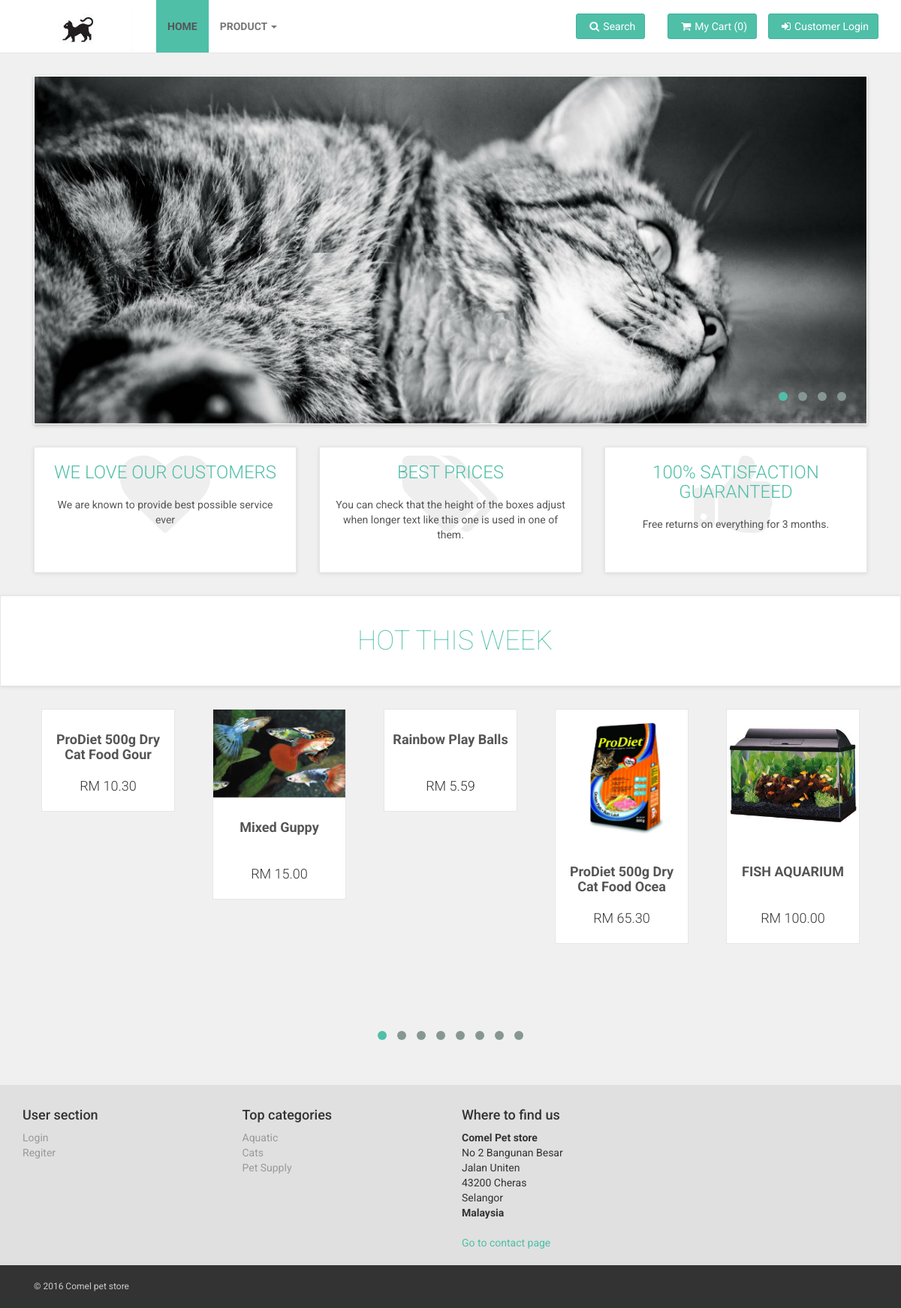
The page / on the database its author committed.
### tables this page shows
CREATE TABLE IF NOT EXISTS `PRODUCT` (
  `uuid` varchar(100) NOT NULL,
  `brand` varchar(30) NOT NULL,
  `type` varchar(30) NOT NULL,
  `info` varchar(255) NOT NULL,
  `price` decimal(13,2) NOT NULL,
  `image_id` varchar(80) NOT NULL,
  `stock` varchar(10) NOT NULL,
  PRIMARY KEY (`uuid`)
);

### main/main.php (the view, shortened to what this page needs)
<?php
function contentSlider(){
  $qr = mysql_query("SELECT * FROM PRODUCT");
  if(!$qr){
    die (mysql_error());
  }else {
    while ($result = mysql_fetch_array($qr)){
      echo '<div class="item">
          <div class="product">
              <div class="flip-container">
                  <div class="flipper">
                      <div class="front">
                          <a href="#">
                              <img src="gambar/'.$result['image_id'].'" alt="" class="img-responsive">
                          </a>
                      </div>
                      <div class="back">
                          <a href="#">
                              <img src="gambar/'.$result['image_id'].'" alt="" class="img-responsive">
                          </a>
                      </div>
                  </div>
              </div>
              <a href="productDetails?id='.$result['uuid'].'" class="invisible">
                  <img src="gambar/'.$result['image_id'].'" alt="" class="img-responsive">
              </a>
              <div class="text">
                  <h3><a href="productDetails.php?id='.$result['uuid'].'">'.$result['brand'].'</a></h3>
                  <p class="price">RM '.$result['price'].'</p>
              </div>
          </div>
      </div>';
    }
  }
}
function footer(){
  echo '<div id="footer" data-animate="fadeInUp">
      <div class="container">
          <div class="row">
              <div class="col-md-3 col-sm-6">
                  <h4>User section</h4>
                  <ul>
                      <li><a href="customerLogin.php">Login</a>
                      </li>
                      <li><a href="customerLogin.php">Regiter</a>
                      </li>
                  </ul>
                  <hr class="hidden-md hidden-lg hidden-sm">
              </div>
              <div class="col-md-3 col-sm-6">
                  <h4>Top categories</h4>
                  <ul>
                      <li><a href="aqua.php">Aquatic</a>
                      </li>
                      <li><a href="cat.php">Cats</a>
                      </li>
                      <li><a href="supply.php">Pet Supply</a>
                      </li>
                  </ul>
                  <hr class="hidden-md hidden-lg">
              </div>
              <div class="col-md-3 col-sm-6">
                  <h4>Where to find us</h4>
                  <p><strong>Comel Pet store</strong>
                      <br>No 2 Bangunan Besar
                      <br>Jalan Uniten
                      <br>43200 Cheras
                      <br>Selangor
                      <br>
                      <strong>Malaysia</strong>
                  </p>
                  <a href="contact.html">Go to contact page</a>
                  <hr class="hidden-md hidden-lg">
              </div>
              <div class="col-md-3 col-sm-6">
              </div>
          </div>
      </div>
  </div>
  <!-- *** COPYRIGHT ***
_________________________________________________________ -->
  <div id="copyright">
      <div class="container">
          <div class="col-md-6">
              <p class="pull-left">© 2016 Comel pet store</p>
          </div>
      </div>
  </div>';
}
function navbar(){
  echo '<div class="navbar navbar-default yamm" role="navigation" id="navbar">
      <div class="container">
          <div class="navbar-header">
              <a class="navbar-brand home" href="index.php" data-animate-hover="bounce">
                  <img src="img/test.jpg" alt="Obaju logo" class="hidden-xs">
              </a>
          </div>
          <div class="navbar-collapse collapse" id="navigation">
              <ul class="nav navbar-nav navbar-left">
                  <li class="active"><a href="index.php">Home</a>
                  </li>
                  <li class="dropdown yamm-fw">
                      <a href="#" class="dropdown-toggle" data-toggle="dropdown" data-hover="dropdown" data-delay="200">Product <b class="caret"></b></a>
                  </li>
              </ul>
          </div>
            <div class="navbar-buttons">
              ';
              echo checkLogin($_SESSION['username']);
              echo '<div class="navbar-collapse collapse right" id="search-not-mobile">
                  <a href="cart.php" class="btn btn-primary navbar-btn"><i class="fa fa-shopping-cart"></i><span class="hidden-sm">My Cart ('.count($_SESSION['cart']).')</span></a>
              </div>';
              echo '
              <div class="navbar-collapse collapse right" id="search-not-mobile">
                  <a href="search.php" class="btn btn-primary navbar-btn"><i class="fa fa-search"></i><span class="hidden-sm">Search</span></a>
                  </button>
              </div>
          </div>
          <div class="collapse clearfix" id="search">
              <form class="navbar-form" role="search">
                  <div class="input-group">
                      <input type="text" class="form-control" placeholder="Search">
                      <span class="input-group-btn">
    <button type="submit" class="btn btn-primary"><i class="fa fa-search"></i></button>
      </span>
                  </div>
              </form>
          </div>
      </div>
  </div>';
}
function checkLogin($test){
  if(isset($test)){
    return '<div class="navbar-collapse collapse right" id="basket-overview">
        <a href="myacc.php" class="btn btn-primary navbar-btn"><i class="fa fa-sign-in"></i><span class="hidden-sm">My account</span></a>
    </div>';
  }
  else{
    return '<div class="navbar-collapse collapse right" id="basket-overview">
        <a href="customerLogin.php" class="btn btn-primary navbar-btn"><i class="fa fa-sign-in"></i><span class="hidden-sm">Customer Login</span></a>
    </div>';
  }
}
 ?>

### index.php (shortened to what this page needs)
<!DOCTYPE html>
<?php
 include ('main/main.php');
?>
<html lang="en">
<head>
    <link href="css/font-awesome.css" rel="stylesheet">
    <link href="css/bootstrap.min.css" rel="stylesheet">
    <link href="css/animate.min.css" rel="stylesheet">
    <link href="css/owl.carousel.css" rel="stylesheet">
    <link href="css/owl.theme.css" rel="stylesheet">
    <link href="css/style.default.css" rel="stylesheet" id="theme-stylesheet">
    <link href="css/custom.css" rel="stylesheet">
</head>
<body>
    <?php navbar(); ?>
    <div id="all">
        <div id="content">
            <div class="container">
                <div class="col-md-12">
                    <div id="main-slider">
                        <div class="item">
                            <img src="img/cat2.jpg" alt="" class="img-responsive">
                        </div>
                    </div>
                </div>
            </div>
            <div id="advantages">
                <div class="container">
                    <div class="same-height-row">
                        <div class="col-sm-4">
                            <div class="box same-height clickable">
                                <div class="icon"><i class="fa fa-heart"></i>
                                </div>
                                <h3><a href="#">We love our customers</a></h3>
                                <p>We are known to provide best possible service ever</p>
                            </div>
                        </div>
                        <div class="col-sm-4">
                            <div class="box same-height clickable">
                                <div class="icon"><i class="fa fa-tags"></i>
                                </div>
                                <h3><a href="#">Best prices</a></h3>
                                <p>You can check that the height of the boxes adjust when longer text like this one is used in one of them.</p>
                            </div>
                        </div>
                        <div class="col-sm-4">
                            <div class="box same-height clickable">
                                <div class="icon"><i class="fa fa-thumbs-up"></i>
                                </div>
                                <h3><a href="#">100% satisfaction guaranteed</a></h3>
                                <p>Free returns on everything for 3 months.</p>
                            </div>
                        </div>
                    </div>
                </div>
            </div>
            <div id="hot">
                <div class="box">
                    <div class="container">
                        <div class="col-md-12">
                            <h2>Hot this week</h2>
                        </div>
                    </div>
                </div>
                <div class="container">
                    <div class="product-slider">
                      <?php contentSlider(); ?>
                    </div>
                </div>
            </div>
        </div>
        <?php footer(); ?>
    </div>
</body>
</html>

### rows shown on the page
product: brand "ProDiet 500g Dry Cat Food Gour", price "10.30"
product: image (picture), brand "Mixed Guppy", price "15.00"
product: brand "Rainbow Play Balls", price "5.59"
product: image (picture), brand "ProDiet 500g Dry Cat Food Ocea", price "65.30"
product: image (picture), brand "FISH AQUARIUM", price "100.00"

### other values the page prints
count($_SESSION['cart']) "0"
